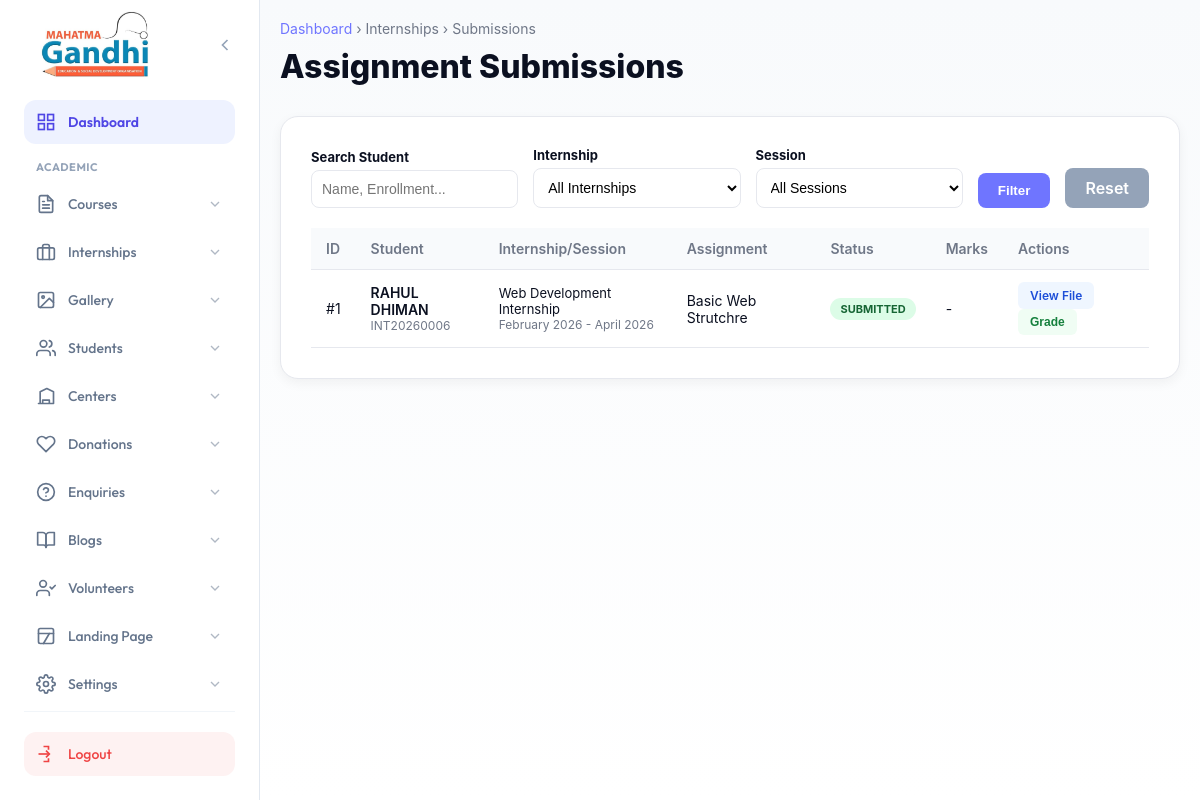
The page /admin/internships/view-submissions.php on the database its author committed.
### tables this page shows
CREATE TABLE `internship_submissions` (
  `id` int(11) NOT NULL AUTO_INCREMENT,
  `assignment_id` int(11) unsigned NOT NULL,
  `student_id` int(11) NOT NULL,
  `submission_file` varchar(255) NOT NULL,
  `comments` text DEFAULT NULL,
  `submitted_at` timestamp NULL DEFAULT current_timestamp(),
  `status` enum('Submitted','Graded','Resubmit') DEFAULT 'Submitted',
  `marks` int(11) DEFAULT NULL,
  `feedback` text DEFAULT NULL,
  PRIMARY KEY (`id`),
  KEY `assignment_id` (`assignment_id`),
  KEY `student_id` (`student_id`),
  CONSTRAINT `internship_submissions_ibfk_1` FOREIGN KEY (`assignment_id`) REFERENCES `internship_assignments` (`id`) ON DELETE CASCADE,
  CONSTRAINT `internship_submissions_ibfk_2` FOREIGN KEY (`student_id`) REFERENCES `internship_enrollments` (`id`) ON DELETE CASCADE
);

CREATE TABLE `internship_enrollments` (
  `id` int(11) NOT NULL AUTO_INCREMENT,
  `enrollment_no` varchar(20) DEFAULT NULL,
  `internship_id` int(11) NOT NULL,
  `session_id` int(11) DEFAULT NULL,
  `full_name` varchar(255) NOT NULL,
  `father_name` varchar(255) NOT NULL,
  `mother_name` varchar(255) NOT NULL,
  `dob` date NOT NULL,
  `category` varchar(50) NOT NULL,
  `admission_mode` varchar(20) DEFAULT 'Online',
  `student_photo` varchar(255) DEFAULT NULL,
  `student_sign` varchar(255) DEFAULT NULL,
  `mobile` varchar(15) NOT NULL,
  `alt_mobile` varchar(15) DEFAULT NULL,
  `email` varchar(255) NOT NULL,
  `password` varchar(255) DEFAULT NULL,
  `pincode` varchar(10) NOT NULL,
  `country` varchar(100) NOT NULL,
  `state` varchar(100) NOT NULL,
  `city` varchar(100) NOT NULL,
  `address` text NOT NULL,
  `highest_qual` varchar(100) DEFAULT NULL,
  `school_name` varchar(255) DEFAULT NULL,
  `board_university` varchar(255) DEFAULT NULL,
  `passing_year` int(11) DEFAULT NULL,
  `percentage` varchar(10) DEFAULT NULL,
  `computer_knowledge` varchar(50) DEFAULT NULL,
  `typing_speed` varchar(50) DEFAULT NULL,
  `prev_course_done` tinyint(1) DEFAULT 0,
  `prev_enroll_no` varchar(50) DEFAULT NULL,
  `prev_course_name` varchar(255) DEFAULT NULL,
  `prev_course_session` varchar(50) DEFAULT NULL,
  `aadhar_no` varchar(20) DEFAULT NULL,
  `aadhar_file` varchar(255) DEFAULT NULL,
  `edu_cert_file` varchar(255) DEFAULT NULL,
  `course_fee` decimal(10,2) DEFAULT NULL,
  `payment_status` enum('pending','success','failed') DEFAULT 'pending',
  `razorpay_payment_id` varchar(255) DEFAULT NULL,
  `razorpay_order_id` varchar(255) DEFAULT NULL,
  `created_at` timestamp NULL DEFAULT current_timestamp(),
  PRIMARY KEY (`id`),
  UNIQUE KEY `enrollment_no` (`enrollment_no`)
);

CREATE TABLE `internships` (
  `id` int(11) NOT NULL AUTO_INCREMENT,
  `title` varchar(255) NOT NULL,
  `slug` varchar(255) NOT NULL,
  `description` text DEFAULT NULL,
  `fees` longtext DEFAULT NULL CHECK (json_valid(`fees`)),
  `duration_value` int(11) DEFAULT NULL,
  `duration_type` varchar(50) DEFAULT NULL,
  `featured_image` varchar(255) DEFAULT NULL,
  `meta_title` varchar(255) DEFAULT NULL,
  `meta_desc` text DEFAULT NULL,
  `meta_keywords` text DEFAULT NULL,
  `is_active` tinyint(1) DEFAULT 1,
  `created_at` timestamp NULL DEFAULT current_timestamp(),
  `updated_at` timestamp NULL DEFAULT current_timestamp() ON UPDATE current_timestamp(),
  PRIMARY KEY (`id`),
  UNIQUE KEY `slug` (`slug`)
);

CREATE TABLE `internship_sessions` (
  `id` int(11) NOT NULL AUTO_INCREMENT,
  `internship_id` int(11) NOT NULL,
  `session_name` varchar(100) NOT NULL,
  `start_month` varchar(20) NOT NULL,
  `start_year` int(11) NOT NULL,
  `end_month` varchar(20) NOT NULL,
  `end_year` int(11) NOT NULL,
  `is_active` tinyint(1) DEFAULT 1,
  `created_at` timestamp NULL DEFAULT current_timestamp(),
  PRIMARY KEY (`id`)
);

CREATE TABLE `internship_assignments` (
  `id` int(11) unsigned NOT NULL AUTO_INCREMENT,
  `internship_id` int(11) NOT NULL,
  `session_id` int(11) DEFAULT NULL,
  `title` varchar(255) NOT NULL,
  `assignment_file` varchar(255) NOT NULL,
  `description` text DEFAULT NULL,
  `is_active` tinyint(1) DEFAULT 1,
  `created_at` timestamp NULL DEFAULT current_timestamp(),
  PRIMARY KEY (`id`),
  KEY `internship_id` (`internship_id`),
  KEY `session_id` (`session_id`),
  CONSTRAINT `internship_assignments_ibfk_1` FOREIGN KEY (`internship_id`) REFERENCES `internships` (`id`) ON DELETE CASCADE,
  CONSTRAINT `internship_assignments_ibfk_2` FOREIGN KEY (`session_id`) REFERENCES `internship_sessions` (`id`) ON DELETE SET NULL
);

### admin/internships/view-submissions.php (the view, shortened to what this page needs)
<?php
$conn = getDbConnection();
$limit = 20;
$page = isset($_GET['page']) ? intval($_GET['page']) : 1;
$offset = ($page - 1) * $limit;
$filter_search = isset($_GET['search']) ? mysqli_real_escape_string($conn, $_GET['search']) : '';
$where_clauses = ["1=1"];
$where_sql = implode(" AND ", $where_clauses);
$sql = "SELECT s.*, st.full_name, st.enrollment_no,
               ia.title as assign_title,
               i.title as internship_title, sess.session_name
        FROM internship_submissions s
        JOIN internship_enrollments st ON s.student_id = st.id
        JOIN internship_assignments ia ON s.assignment_id = ia.id
        JOIN internships i ON ia.internship_id = i.id
        LEFT JOIN internship_sessions sess ON ia.session_id = sess.id
        WHERE $where_sql
        ORDER BY s.submitted_at DESC
        LIMIT $offset, $limit";
$result = $conn->query($sql);
$submissions = [];
if ($result) {
    while ($row = $result->fetch_assoc()) {
        $submissions[] = $row;
    }
}
include __DIR__ . "/../sidebar.php";
?>
<!DOCTYPE html>
<html lang="en">
<head>
</head>
<body>
    <main class="admin-content">
        <div class="admin-wrap">
            <div class="page-header">
                <div class="breadcrumb">
                    <a href="../index.php">Dashboard</a> › Internships › Submissions
                </div>
                <h1 class="page-title">Assignment Submissions</h1>
            </div>
            <div class="card">
                <form method="GET" class="filters">
                    <div class="filter-group">
                        <label class="form-label">Search Student</label>
                        <input type="text" name="search" class="form-input" placeholder="Name, Enrollment..." value="<?php echo htmlspecialchars($filter_search); ?>">
                    </div>
                    <div class="filter-group">
                        <label class="form-label">Internship</label>
                        <select name="internship_id" id="internship_select" class="form-select" onchange="loadSessions()">
                            <option value="">All Internships</option>
                        </select>
                    </div>
                    <div class="filter-group">
                        <label class="form-label">Session</label>
                        <select name="session_id" id="session_select" class="form-select">
                            <option value="">All Sessions</option>
                        </select>
                    </div>
                    <button type="submit" class="btn-filter">Filter</button>
                    <a href="view-submissions.php" class="btn-reset">Reset</a>
                </form>
                <table>
                    <thead>
                        <tr>
                            <th>ID</th>
                            <th>Student</th>
                            <th>Internship/Session</th>
                            <th>Assignment</th>
                            <th>Status</th>
                            <th>Marks</th>
                            <th>Actions</th>
                        </tr>
                    </thead>
                    <tbody>
                        <?php if (empty($submissions)): ?>
                            <tr><td colspan="7" style="text-align:center; padding:30px; color:#94a3b8;">No submissions found.</td></tr>
                        <?php else: ?>
                            <?php foreach ($submissions as $sub): ?>
                            <tr>
                                <td>#<?php echo $sub['id']; ?></td>
                                <td>
                                    <div style="font-weight:600;"><?php echo htmlspecialchars($sub['full_name']); ?></div>
                                    <div style="font-size:12px; color:var(--muted);"><?php echo htmlspecialchars($sub['enrollment_no']); ?></div>
                                </td>
                                <td>
                                    <div style="font-size:13px;"><?php echo htmlspecialchars($sub['internship_title']); ?></div>
                                    <div style="font-size:12px; color:var(--muted);"><?php echo htmlspecialchars($sub['session_name'] ?? 'All Sessions'); ?></div>
                                </td>
                                <td><?php echo htmlspecialchars($sub['assign_title']); ?></td>
                                <td><span class="status-badge status-<?php echo $sub['status']; ?>"><?php echo $sub['status']; ?></span></td>
                                <td><?php echo $sub['marks'] ? $sub['marks'] : '-'; ?></td>
                                <td>
                                    <a href="../../<?php echo $sub['submission_file']; ?>" target="_blank" class="btn-action btn-view">View File</a>
                                    <button class="btn-action btn-grade" onclick="openGradeModal(<?php echo $sub['id']; ?>, '<?php echo $sub['marks']; ?>', '<?php echo $sub['status']; ?>', '<?php echo htmlspecialchars(addslashes($sub['feedback'] ?? '')); ?>')">Grade</button>
                                </td>
                            </tr>
                            <?php endforeach; ?>
                        <?php endif; ?>
                    </tbody>
                </table>
            </div>
        </div>
    </main>
</body>
</html>

### admin/sidebar.php (style rules this page uses)
:root { --admin-primary: #4f46e5; --admin-primary-dark: #3730a3; --admin-primary-soft: #eef2ff; --admin-hover-bg: #f5f3ff; --text-main: #1e293b; --text-light: #64748b; --sidebar-w: 260px; --transition: all 0.3s cubic-bezier(0.4, 0, 0.2, 1); --shadow-glow: 0 10px 15px -3px rgba(79, 70, 229, 0.2); }

### admin/internships/view-submissions.php (style rules this page uses)
:root { --active:#22c55e;--indigo:#6f75ff;--line:#e6e8ee;--text:#0b1020;--muted:#6f7787;--error:#ef4444;--success:#22c55e; }
* { margin:0;padding:0;box-sizing:border-box }
body { font-family:-apple-system,BlinkMacSystemFont,'Segoe UI',Roboto,sans-serif;background:linear-gradient(180deg,#f8fafc 0%,#ffffff 100%);color:var(--text) }
.admin-content { margin-left:260px;min-height:100vh;padding:20px;transition:margin-left .25s ease }
.admin-wrap { max-width:1200px;margin:0 auto }
.page-header { margin-bottom:30px }
.page-title { font-size:32px;font-weight:800;color:var(--text);margin-bottom:8px; }
.breadcrumb { color:var(--muted);margin-bottom:10px;font-size:14px }
.breadcrumb a { color:var(--indigo);text-decoration:none }
.card { background:#fff;border:1px solid var(--line);border-radius:18px;padding:30px;box-shadow:0 4px 12px rgba(0,0,0,.05);margin-bottom: 30px; }
.filters { display: flex; gap: 15px; flex-wrap: wrap; align-items: end; margin-bottom: 20px; }
.filter-group { flex: 1; min-width: 200px; }
.form-label { display: block; font-weight: 700; color: var(--text); margin-bottom: 5px; font-size: 13px; }
.form-select, .form-input { width: 100%; padding: 10px; border: 1px solid var(--line); border-radius: 8px; font-size: 14px; background: #fff; }
.btn-filter { padding: 10px 20px; background: var(--indigo); color: white; border: none; border-radius: 8px; cursor: pointer; font-weight: 600; }
.btn-reset { padding: 10px 20px; background: #94a3b8; color: white; border: none; border-radius: 8px; cursor: pointer; font-weight: 600; text-decoration: none; }
table { width: 100%; border-collapse: collapse; margin-top: 10px; }
th, td { padding: 12px 15px; text-align: left; border-bottom: 1px solid var(--line); font-size: 14px; }
th { font-weight: 600; color: var(--muted); background: #f8fafc; }
.status-badge { padding: 4px 10px; border-radius: 20px; font-size: 11px; font-weight: 700; text-transform: uppercase; }
.status-Submitted { background: #dcfce7; color: #166534; }
.btn-action { padding: 6px 12px; border-radius: 6px; font-size: 12px; font-weight: 600; text-decoration: none; display: inline-block; margin-right: 5px; cursor: pointer; border: none; }
.btn-view { background: #eff6ff; color: #1d4ed8; }
.btn-grade { background: #f0fdf4; color: #15803d; }

### rows shown on the page
internship_submissions: id "1", student.full_name "RAHUL DHIMAN", student.enrollment_no "INT20260006", internships.title "Web Development Internship", internship_sessions.session_name "February 2026 - April 2026", assignment.title "Basic Web Strutchre", status "SUBMITTED"
